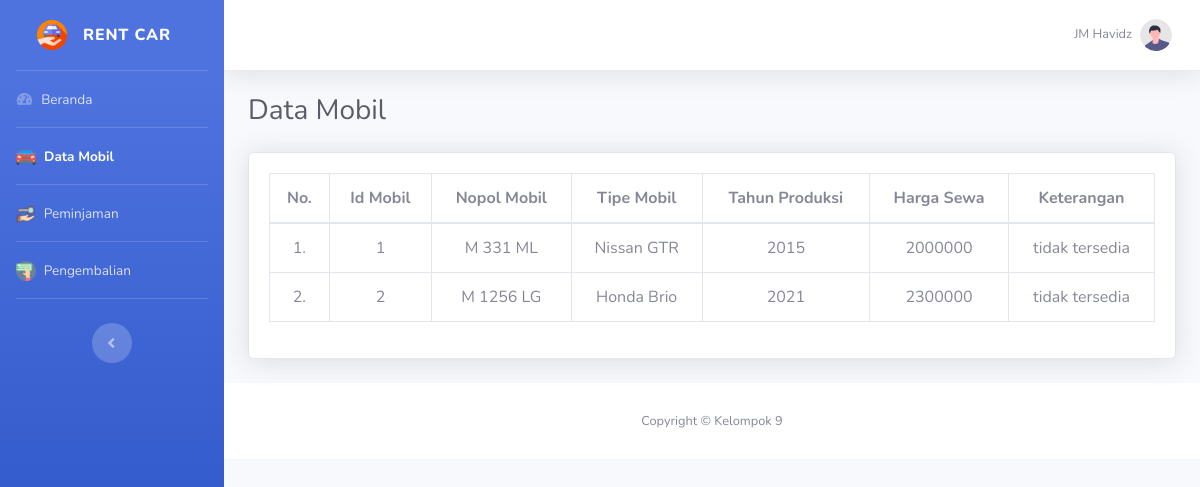
/data_mobil.php (signed in), run on an earlier commit of the app's database.
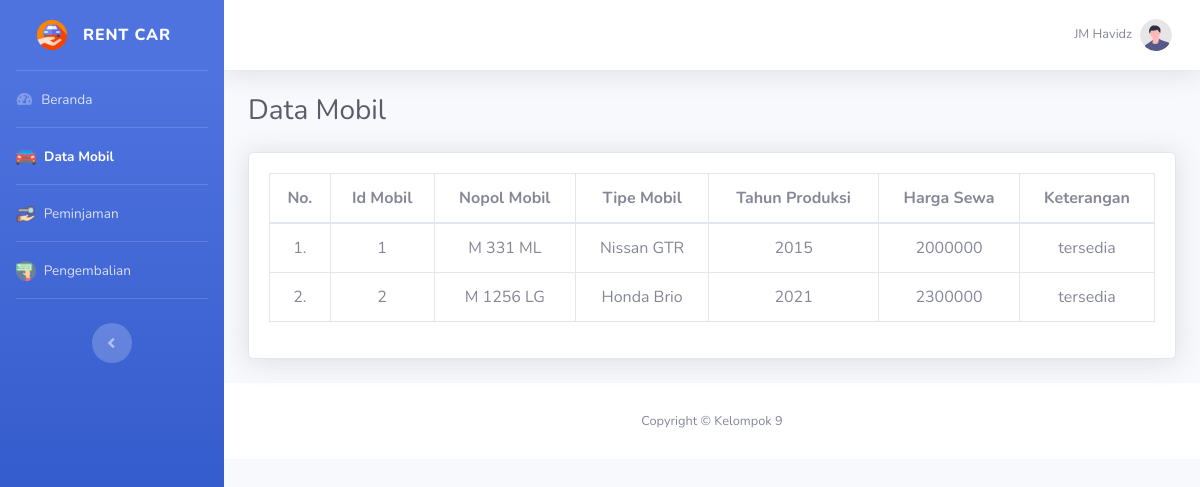
And on a later commit of the database.
### tables this page shows
CREATE TABLE `mobil` (
  `id_mobil` int(11) NOT NULL,
  `nopol_mobil` varchar(100) NOT NULL,
  `tipe_mobil` varchar(100) NOT NULL,
  `tahun_produksi` int(11) NOT NULL,
  `harga_sewa` int(11) NOT NULL,
  `keterangan` varchar(100) NOT NULL
);

### data_mobil.php (the view, shortened to what this page needs)
<!DOCTYPE html>
<?php
include "connection/koneksi.php";
$id = $_SESSION['id_admin'];
if(isset ($_SESSION['username'])){
    $query = "select * from admin natural join level_user where id_admin = $id";
    mysqli_query($conn, $query);
    $sql = mysqli_query($conn, $query);
    while($r = mysqli_fetch_array($sql)){
?>
<html lang="en">
<head>
    <link href="vendor/fontawesome-free/css/all.min.css" rel="stylesheet" type="text/css">
    <link href="css/sb-admin-2.min.css" rel="stylesheet">
    <link href="css/arabic.css" rel="stylesheet" >
</head>
<body id="page-top">
    <div id="wrapper">
        <ul class="navbar-nav bg-gradient-primary sidebar sidebar-dark accordion" id="accordionSidebar">
        <?php
            if($r['id_level'] == 1){
        ?>
            <a class="sidebar-brand d-flex align-items-center justify-content-center" href="beranda.php">
                <div class="sidebar-brand-icon">
                    <img src="img/icon.png" width="30px" height="30px">
                </div>
                <div class="sidebar-brand-text mx-3">Rent Car</div>
            </a>
            <hr class="sidebar-divider my-0">
            <li class="nav-item">
                <a class="nav-link" href="beranda.php">
                    <i class="fas fa-fw fa-tachometer-alt"></i>
                    <span>Beranda</span>
                </a>
            </li>
            <hr class="sidebar-divider my-0">
            <li class="nav-item active">
                <a class="nav-link" href="data_mobil.php">
                <img alt="Image placeholder" src="img/mobil.png">
                    <span>&nbsp;Data Mobil</span>
                </a>
            </li>
            <hr class="sidebar-divider my-0">
            <li class="nav-item">
                <a class="nav-link" href="peminjaman.php">
                <img alt="Image placeholder" src="img/pinjam.png">
                    <span>&nbsp;Peminjaman</span>
                </a>
            </li>
            <hr class="sidebar-divider my-0">
            <li class="nav-item">
                <a class="nav-link" href="pengembalian.php">
                <img alt="Image placeholder" src="img/kembali.png">
                    <span>&nbsp;Pengembalian</span>
                </a>
            </li>
            <hr class="sidebar-divider my-0">
            <br>
            <div class="text-center d-none d-md-inline">
                <button class="rounded-circle border-0" id="sidebarToggle"></button>
            </div>
        <?php
            } else if($r['id_level'] == 2){
        ?>
            <a class="sidebar-brand d-flex align-items-center justify-content-center" href="beranda.php">
                <div class="sidebar-brand-icon rotate-n-15">
                    <img src="img/dashboard.png" width="30px" height="30px">
                </div>
                <div class="sidebar-brand-text mx-3">Rent Car</div>
            </a>
            <hr class="sidebar-divider my-0">
            <li class="nav-item active">
                <a class="nav-link" href="beranda.php">
                    <i class="fas fa-fw fa-tachometer-alt"></i>
                    <span>Beranda</span>
                </a>
            </li>
            <hr class="sidebar-divider my-0">
            <li class="nav-item">
                <a class="nav-link" href="data_mobil_admin.php">
                    <i class="fas fa-fw fa-folder"></i>
                    <span>Data Mobil</span>
                </a>
            </li>
            <hr class="sidebar-divider my-0">
            <li class="nav-item">
                <a class="nav-link" href="data_transaksi.php">
                    <i class="fas fa-fw fa-folder"></i>
                    <span>Data Transaksi</span>
                </a>
            </li>
            <hr class="sidebar-divider my-0">
            <br>
            <div class="text-center d-none d-md-inline">
                <button class="rounded-circle border-0" id="sidebarToggle"></button>
            </div>
        <?php
            }
        ?>
        </ul>
        <div id="content-wrapper" class="d-flex flex-column">
            <div id="content">
                <nav class="navbar navbar-expand navbar-light bg-white topbar mb-4 static-top shadow">
                    <ul class="navbar-nav ml-auto">
                        <li class="nav-item dropdown no-arrow">
                            <a class="nav-link dropdown-toggle" href="#" id="userDropdown" role="button"
                                data-toggle="dropdown" aria-haspopup="true" aria-expanded="false">
                                <span class="mr-2 d-none d-lg-inline text-gray-600 small"><?php echo $r['nama'];?></span>
                                <img class="img-profile rounded-circle"
                                    src="img/undraw_profile.svg">
                            </a>
                        </li>
                    </ul>
                </nav>
            <div class="container-fluid">
                <div class="d-sm-flex align-items-center justify-content-between mb-4">
                    <h1 class="h3 mb-0 text-gray-800">Data Mobil</h1>
                </div>
                <section class="mar-top--x-3 mar-bottom--x-5">
                    <div class="card shadow mb-4">
                        <div class="card-body">
                            <div class="table-responsive">
                            <?php
                            $query_data_mobil = "SELECT * FROM mobil";
                            $sql_data_mobil = mysqli_query($conn, $query_data_mobil);
                            $no = 1;
                            ?>
                                <table class="table table-bordered" id="dataTable" width="100%" cellspacing="0">
                                    <thead align="center">
                                        <tr>
                                            <th>No.</th>
                                            <th>Id Mobil</th>
                                            <th>Nopol Mobil</th>
                                            <th>Tipe Mobil</th>
                                            <th>Tahun Produksi</th>
                                            <th>Harga Sewa</th>
                                            <th>Keterangan</th>
                                        </tr>
                                    </thead>
                                    <tbody align="center">
                                    <?php
                                        while($r_dt_mobil = mysqli_fetch_array($sql_data_mobil)){
                                    ?>
                                        <tr class="odd gradeX">
                                        <td><center><?php echo $no++; ?>.</center></td>
                                        <td><?php echo $r_dt_mobil['id_mobil']; ?></td>
                                        <td><?php echo $r_dt_mobil['nopol_mobil']; ?></td>
                                        <td><?php echo $r_dt_mobil['tipe_mobil']; ?></td>
                                        <td><?php echo $r_dt_mobil['tahun_produksi']; ?></td>
                                        <td><?php echo $r_dt_mobil['harga_sewa']; ?></td>
                                        <td><?php echo $r_dt_mobil['keterangan']; ?></td>
                                        </tr>
                                    <?php
                                        }
                                    ?>
                                    </tbody>
                                </table>
                            </div>
                        </div>
                    </div>
                </section>
            </div>
            <footer class="sticky-footer bg-white">
                <div class="container my-auto">
                    <div class="copyright text-center my-auto">
                        <span>Copyright &copy; Kelompok 9</span>
                    </div>
                </div>
            </footer>
        </div>
    </div>
</body>
</html>
<?php
  }
} else {
  header('location: logout.php');
}
?>

What changed in the data, as far as the page shows it:
changed mobil "M 331 ML": keterangan "tidak tersedia" → "tersedia"
changed mobil "M 1256 LG": keterangan "tidak tersedia" → "tersedia"
